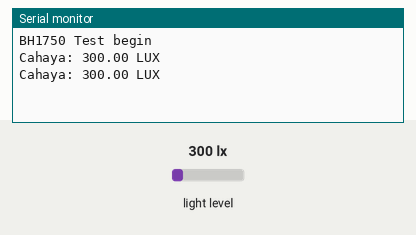
Simulated run of this sketch. Board: Arduino Uno, built with avr-gcc and run on an emulated ATmega328P. Shown: the last lines printed to the serial monitor. Inputs (shaded band) come from the test bench; at power-on: light level 300 lx.

Above: at 1.8 s.
1.9 s: light level set to 40 lx
At 2.5 s:
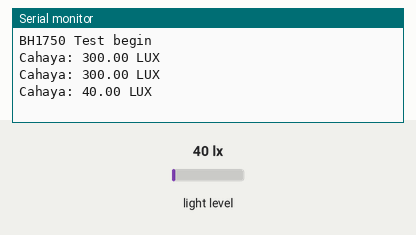
3.4 s: light level set to 500 lx
At 4.8 s:
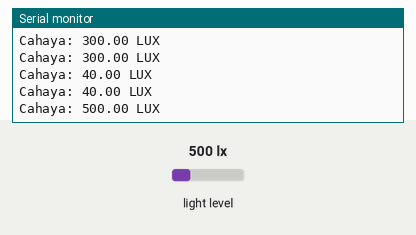
Timing chart, 0 to 6.4 s (numbered marks = the images above; inputs shaded):
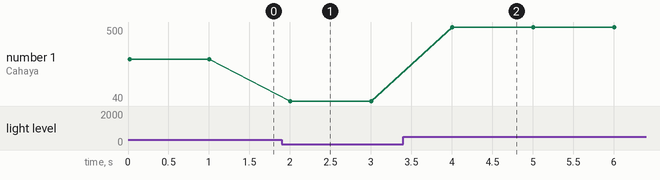

The sketch:

GY-302BH1750.ino
```cpp
#include <Wire.h>     // Library untuk komunikasi I2C
#include <BH1750.h>   // Library untuk sensor cahaya BH1750

BH1750 lightMeter;    // Membuat objek BH1750 untuk mengakses sensor cahaya

void setup() {
  Serial.begin(9600); // Memulai komunikasi serial dengan kecepatan 9600 bps
  Wire.begin();       // Memulai komunikasi I2C
  lightMeter.begin(); // Memulai sensor cahaya BH1750
  Serial.println(F("BH1750 Test begin"));
}

void loop() {
  float LUX = lightMeter.readLightLevel(); // Membaca tingkat cahaya dalam LUX
  Serial.print("Cahaya: ");
  Serial.print(LUX);
  Serial.println(" LUX"); // Mencetak nilai tingkat cahaya ke Serial Monitor
  delay(1000); // Jeda 1 detik sebelum membaca data cahaya lagi
}
```

Measured:
- after the input at 1.9 s, the serial monitor: prints a new line after 0.10 s (image 1)
- after the input at 3.4 s, the serial monitor: prints a new line after 0.61 s (image 2)
- plotted number 1: 300 → 40 after the input at 1.9 s, 40 → 500 after the input at 3.4 s
